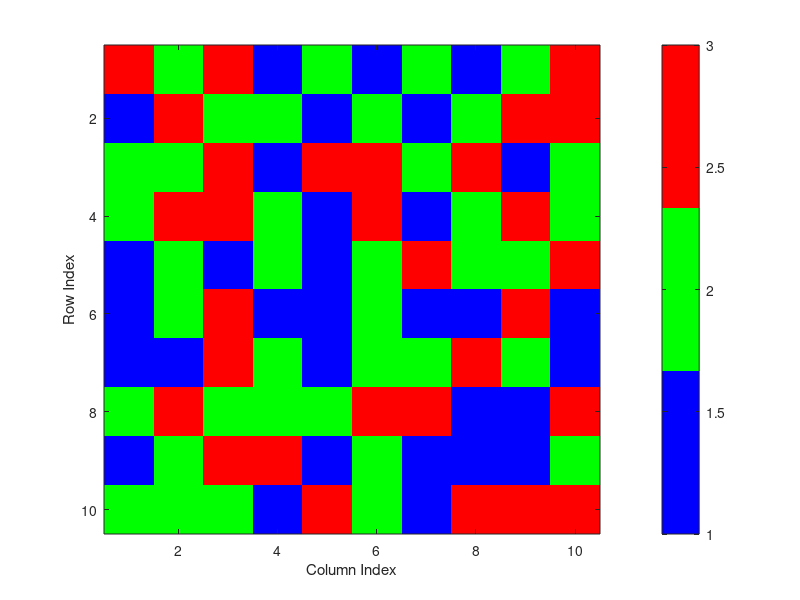

MATLAB code to generate this figure:
matrix = randi([1, 100], 10, 10);
colorMatrix = zeros(size(matrix));

for i = 1:size(matrix, 1)
    for j = 1:size(matrix, 2)
        if matrix(i, j) >= 1 && matrix(i, j) <= 33
            colorMatrix(i, j) = 1;
        elseif matrix(i, j) > 33 && matrix(i, j) <= 66
            colorMatrix(i, j) = 2;
        else
            colorMatrix(i, j) = 3;
        end
    end
end

cmap = [0 0 1; 0 1 0; 1 0 0];

figure;
imagesc(colorMatrix);
colormap(cmap);
colorbar;
xlabel('Column Index');
ylabel('Row Index');
